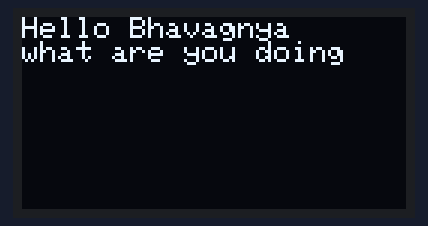
Bench run of a sketch on a simulated Arduino Uno, built with avr-gcc and run on an emulated ATmega328P. On the bench: 128×64 one-colour display.

Above: at 2.1 s.

Measured:
- what the display in image 0 shows lasts 2.0 s, from 2.1 s to 4.1 s

The sketch:

sketch_jun07a.ino
```cpp
#include <SPI.h>
#include <Wire.h>
#include <Adafruit_GFX.h>
#include <Adafruit_SSD1306.h>
Adafruit_SSD1306 display(-1);
void setup()
{
  // initialize with the I2C addr 0x3C
  display.begin(SSD1306_SWITCHCAPVCC, 0x3C);

  // Clear the buffer.
  display.clearDisplay();

}
void loop(){  // Display Text
display.clearDisplay();
display.setTextSize(1);
display.setTextColor(WHITE);
display.setCursor(0,0);
display.println("Hello Bhavagnya ");
display.display();
delay(2000);
display.setCursor(0,8);
display.println("what are you doing");
display.display();
delay(2000);
}
```
